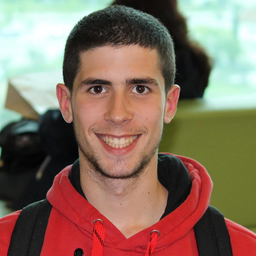
#> input picture pca/10649067_607172606054894_2989485725976337220_o.png, 256 x 256 px, shrunk from 1641 x 1641 before the run
$ python test.py   (Python 2 division)   (older library calls are emulated)
#> lines starting #> are read from the running program, lines starting #| are printed output that depends on the picture
import matplotlib.pyplot as plt
import matplotlib.image as mpimg
import numpy as np
from scipy.misc import imsave
#from sklearn.datasets import fetch_lfw_people
import random, string
from time import time
from itertools import product


def weighted_average(pixel):
    return 0.299 * pixel[0] + 0.587 * pixel[1] + 0.114 * pixel[2]


def gray_loop(image_arr):
    gray = np.zeros((image_arr.shape[0], image_arr.shape[1]))  # init 2D numpy array

    for rownum in range(len(image)):
        for colnum in range(len(image[rownum])):
            gray[rownum][colnum] = weighted_average(image[rownum][colnum])*255

    return gray


def randomword(length):
    return ''.join(random.choice(string.lowercase) for i in range(length))


t0 = time()
image = mpimg.imread('10649067_607172606054894_2989485725976337220_o.png')
#> image is the input picture: shape (256, 256, 3) float32; mean R, G, B 0.529, 0.439, 0.376
print time() - t0

# [9 lines of commented-out code are left out]

t0 = time()
gray = gray_loop(image)
#> after the loop in gray_loop, `for rownum in range(len(image)):`:
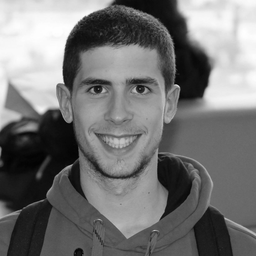
#> gray: shape (256, 256) float64; min 0.587, max 255, mean 117
print time() - t0

t0 = time()
imsave(randomword(10) + '.png', gray)
print time() - t0
# plt.imshow(gray, cmap=plt.cm.gray)
# plt.show()
